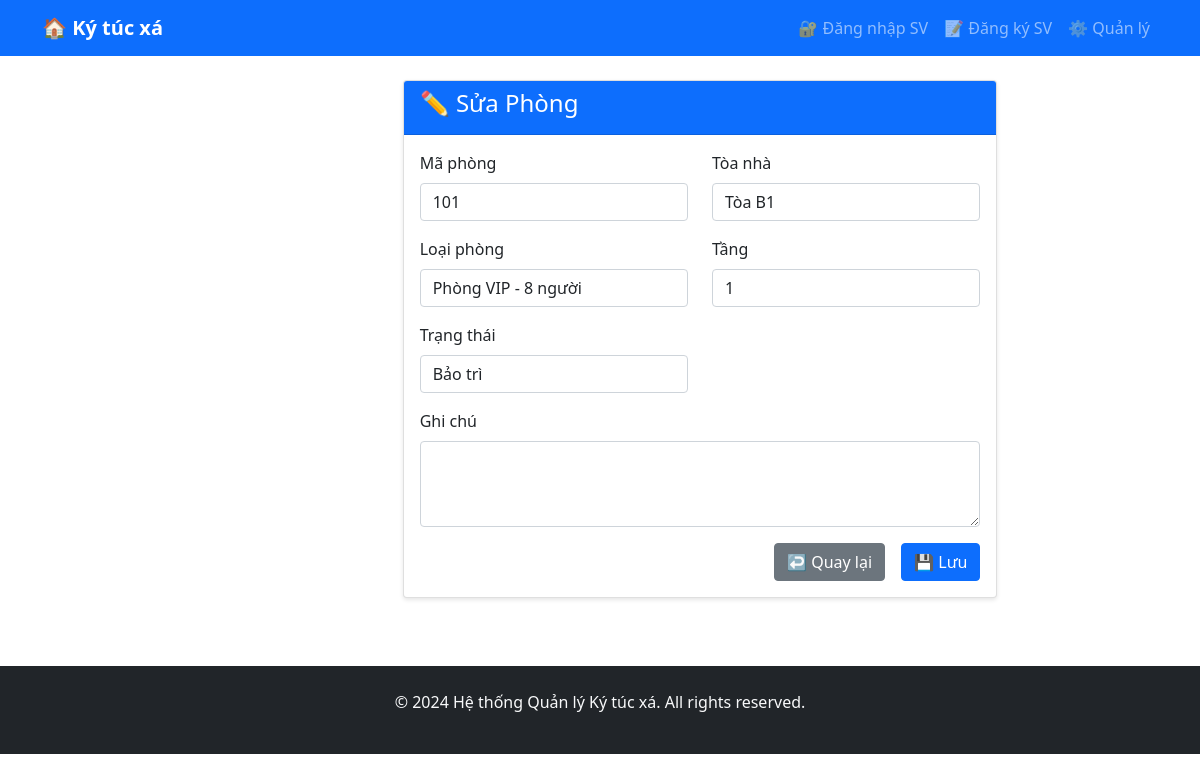
The app's page /rooms/1/edit/ with its own data.
### dormitory/models.py (models this page shows, shortened)
class Room(models.Model):
    room_number = models.CharField(max_length=10)
    building = models.ForeignKey(Building, on_delete=models.CASCADE)
    room_type = models.ForeignKey(RoomType, on_delete=models.CASCADE)
    floor = models.IntegerField()
    status_choices = (
        ('available', 'Còn trống'),
        ('occupied', 'Đã thuê'),
        ('maintenance', 'Bảo trì'),
    )
    status = models.CharField(max_length=20, choices=status_choices, default='available')
    notes = models.TextField(blank=True)
    class Meta:
        unique_together = ['building', 'room_number']

### dormitory/views.py (the view)
# urls.py: path('rooms/<int:pk>/edit/', views.room_update, name='room_edit'),
def room_update(request, pk):
    room = get_object_or_404(Room, pk=pk)
    if request.method == 'POST':
        form = RoomForm(request.POST, instance=room)
        if form.is_valid():
            form.save()
            return redirect('room_list')
    else:
        form = RoomForm(instance=room)
    return render(request, 'dormitory/room_form.html', {'form': form})

### dormitory/forms.py
class RoomForm(forms.ModelForm):
    class Meta:
        model = Room
        fields = ['room_number', 'building', 'room_type', 'floor', 'status', 'notes']
        widgets = {
            'room_number': forms.TextInput(attrs={'class': 'form-control'}),
            'building': forms.Select(attrs={'class': 'form-control'}),
            'room_type': forms.Select(attrs={'class': 'form-control'}),
            'floor': forms.NumberInput(attrs={'class': 'form-control'}),
            'status': forms.Select(attrs={'class': 'form-control'}),
            'notes': forms.Textarea(attrs={'class': 'form-control', 'rows': 3}),
        }

### dormitory/models.py (called while the page is built)
    def __str__(self):
        return self.name

    def __str__(self):
        return f"{self.name} - {self.capacity} người"

### dormitory/templates/dormitory/room_form.html (shortened to what this page needs)
{% extends 'base.html' %}
{% block content %}
<div class="row justify-content-center">
    <div class="col-md-8">
        <div class="card">
            <div class="card-header bg-primary text-white">
                <h4>{% if form.instance.pk %}✏️ Sửa{% else %}➕ Thêm{% endif %} Phòng</h4>
            </div>
            <div class="card-body">
                <form method="post">
                    <div class="row">
                        <div class="col-md-6 mb-3">
                            <label class="form-label">Mã phòng</label>
                            {{ form.room_number }}
                        </div>
                        <div class="col-md-6 mb-3">
                            <label class="form-label">Tòa nhà</label>
                            {{ form.building }}
                        </div>
                    </div>
                    <div class="row">
                        <div class="col-md-6 mb-3">
                            <label class="form-label">Loại phòng</label>
                            {{ form.room_type }}
                        </div>
                        <div class="col-md-6 mb-3">
                            <label class="form-label">Tầng</label>
                            {{ form.floor }}
                        </div>
                    </div>
                    <div class="row">
                        <div class="col-md-6 mb-3">
                            <label class="form-label">Trạng thái</label>
                            {{ form.status }}
                        </div>
                    </div>
                    <div class="mb-3">
                        <label class="form-label">Ghi chú</label>
                        {{ form.notes }}
                    </div>
                    <div class="d-grid gap-2 d-md-flex justify-content-md-end">
                        <a href="{% url 'room_list' %}" class="btn btn-secondary me-md-2">↩️ Quay lại</a>
                        <button type="submit" class="btn btn-primary">💾 Lưu</button>
                    </div>
                </form>
            </div>
        </div>
    </div>
</div>
{% endblock %}

### templates/base.html (style rules this page uses)
.card { box-shadow: 0 2px 4px rgba(0, 0, 0, 0.1); margin-bottom: 20px; }

### records on screen
Room: room_number "101", building "Tòa B1", room_type "Phòng VIP - 8 người", floor "1", status "Bảo trì"
